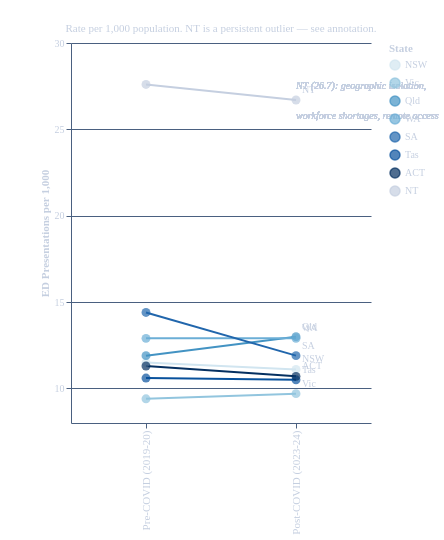

Specify this chart in Vega-Lite:
### Vega-Lite specification from a JSON file in a GitHub repository (floating-point values rounded to 4 significant figures)
{"$schema": "https://vega.github.io/schema/vega-lite/v6.json", "title": {"text": "ED Mental Health Presentation Rates: Pre vs Post COVID by State", "fontSize": 15, "fontWeight": "bold", "font": "Times New Roman", "anchor": "middle", "color": "#ffffff", "subtitle": "Rate per 1,000 population. NT is a persistent outlier — see annotation.", "subtitleColor": "#c5cfe0", "subtitleFont": "Times New Roman", "subtitleFontSize": 11}, "width": 300, "height": 380, "background": "transparent", "data": {"values": [{"state": "NSW", "period": "Pre-COVID (2019-20)", "rate": 11.5, "sort_order": 1}, {"state": "NSW", "period": "Post-COVID (2023-24)", "rate": 11.1, "sort_order": 2}, {"state": "Vic", "period": "Pre-COVID (2019-20)", "rate": 9.4, "sort_order": 1}, {"state": "Vic", "period": "Post-COVID (2023-24)", "rate": 9.7, "sort_order": 2}, {"state": "Qld", "period": "Pre-COVID (2019-20)", "rate": 11.9, "sort_order": 1}, {"state": "Qld", "period": "Post-COVID (2023-24)", "rate": 13.0, "sort_order": 2}, {"state": "WA", "period": "Pre-COVID (2019-20)", "rate": 12.9, "sort_order": 1}, {"state": "WA", "period": "Post-COVID (2023-24)", "rate": 12.9, "sort_order": 2}, {"state": "SA", "period": "Pre-COVID (2019-20)", "rate": 14.4, "sort_order": 1}, {"state": "SA", "period": "Post-COVID (2023-24)", "rate": 11.9, "sort_order": 2}, {"state": "Tas", "period": "Pre-COVID (2019-20)", "rate": 10.6, "sort_order": 1}, {"state": "Tas", "period": "Post-COVID (2023-24)", "rate": 10.5, "sort_order": 2}, {"state": "ACT", "period": "Pre-COVID (2019-20)", "rate": 11.3, "sort_order": 1}, {"state": "ACT", "period": "Post-COVID (2023-24)", "rate": 10.7, "sort_order": 2}, {"state": "NT", "period": "Pre-COVID (2019-20)", "rate": 27.6, "sort_order": 1}, {"state": "NT", "period": "Post-COVID (2023-24)", "rate": 26.7, "sort_order": 2}]}, "layer": [{"mark": {"type": "line", "strokeWidth": 2}, "encoding": {"x": {"field": "period", "type": "ordinal", "sort": ["Pre-COVID (2019-20)", "Post-COVID (2023-24)"], "title": null, "axis": {"labelColor": "#c5cfe0", "titleColor": "#c5cfe0", "gridColor": "#4a6080", "tickColor": "#4a6080", "domainColor": "#4a6080", "labelFont": "Times New Roman", "titleFont": "Times New Roman", "labelFontSize": 11}}, "y": {"field": "rate", "type": "quantitative", "title": "ED Presentations per 1,000", "axis": {"labelColor": "#c5cfe0", "titleColor": "#c5cfe0", "gridColor": "#4a6080", "tickColor": "#4a6080", "domainColor": "#4a6080", "labelFont": "Times New Roman", "titleFont": "Times New Roman", "tickCount": 6}, "scale": {"domain": [8, 30]}}, "color": {"field": "state", "type": "nominal", "scale": {"domain": ["NSW", "Vic", "Qld", "WA", "SA", "Tas", "ACT", "NT"], "range": ["#d1e5f0", "#92c5de", "#4393c3", "#6baed6", "#2166ac", "#08519c", "#053061", "#c5cfe0"]}, "legend": {"titleFont": "Times New Roman", "labelFont": "Times New Roman", "titleColor": "#c5cfe0", "labelColor": "#c5cfe0", "title": "State"}}, "detail": {"field": "state", "type": "nominal"}, "tooltip": [{"field": "state", "type": "nominal", "title": "State"}, {"field": "period", "type": "ordinal", "title": "Period"}, {"field": "rate", "type": "quantitative", "title": "ED Rate per 1,000"}]}, "transform": []}, {"mark": {"type": "point", "filled": true, "size": 80}, "encoding": {"x": {"field": "period", "type": "ordinal", "sort": ["Pre-COVID (2019-20)", "Post-COVID (2023-24)"]}, "y": {"field": "rate", "type": "quantitative", "scale": {"domain": [8, 30]}, "axis": {"labelColor": "#c5cfe0", "titleColor": "#c5cfe0", "gridColor": "#4a6080", "tickColor": "#4a6080", "domainColor": "#4a6080", "labelFont": "Times New Roman", "titleFont": "Times New Roman", "tickCount": 6}}, "color": {"field": "state", "type": "nominal", "scale": {"domain": ["NSW", "Vic", "Qld", "WA", "SA", "Tas", "ACT", "NT"], "range": ["#d1e5f0", "#92c5de", "#4393c3", "#6baed6", "#2166ac", "#08519c", "#053061", "#c5cfe0"]}}}, "transform": []}, {"mark": {"type": "text", "align": "left", "dx": 6, "font": "Times New Roman", "fontSize": 10, "dy": -10}, "transform": [{"filter": "datum.period === 'Post-COVID (2023-24)'"}], "encoding": {"x": {"field": "period", "type": "ordinal", "sort": ["Pre-COVID (2019-20)", "Post-COVID (2023-24)"]}, "y": {"field": "rate", "type": "quantitative", "scale": {"domain": [8, 30]}, "axis": {"labelColor": "#c5cfe0", "titleColor": "#c5cfe0", "gridColor": "#4a6080", "tickColor": "#4a6080", "domainColor": "#4a6080", "labelFont": "Times New Roman", "titleFont": "Times New Roman", "tickCount": 6}}, "text": {"field": "state", "type": "nominal"}, "color": {"value": "#c5cfe0"}}}, {"mark": {"type": "text", "align": "left", "font": "Times New Roman", "fontSize": 10, "fontStyle": "italic", "color": "#c5cfe0"}, "encoding": {"x": {"datum": "Post-COVID (2023-24)"}, "y": {"datum": 27.5}, "text": {"value": "NT (26.7): geographic isolation,"}}}, {"mark": {"type": "text", "align": "left", "font": "Times New Roman", "fontSize": 10, "fontStyle": "italic", "color": "#c5cfe0"}, "encoding": {"x": {"datum": "Post-COVID (2023-24)"}, "y": {"datum": 25.8}, "text": {"value": "workforce shortages, remote access"}}}], "config": {"background": "transparent", "view": {"stroke": null}, "axis": {"labelColor": "#c5cfe0", "titleColor": "#c5cfe0", "gridColor": "#4a6080", "tickColor": "#4a6080", "domainColor": "#4a6080", "labelFont": "Times New Roman", "titleFont": "Times New Roman"}, "legend": {"labelColor": "#c5cfe0", "titleColor": "#c5cfe0", "labelFont": "Times New Roman", "titleFont": "Times New Roman"}, "title": {"color": "#ffffff", "font": "Times New Roman"}}}
